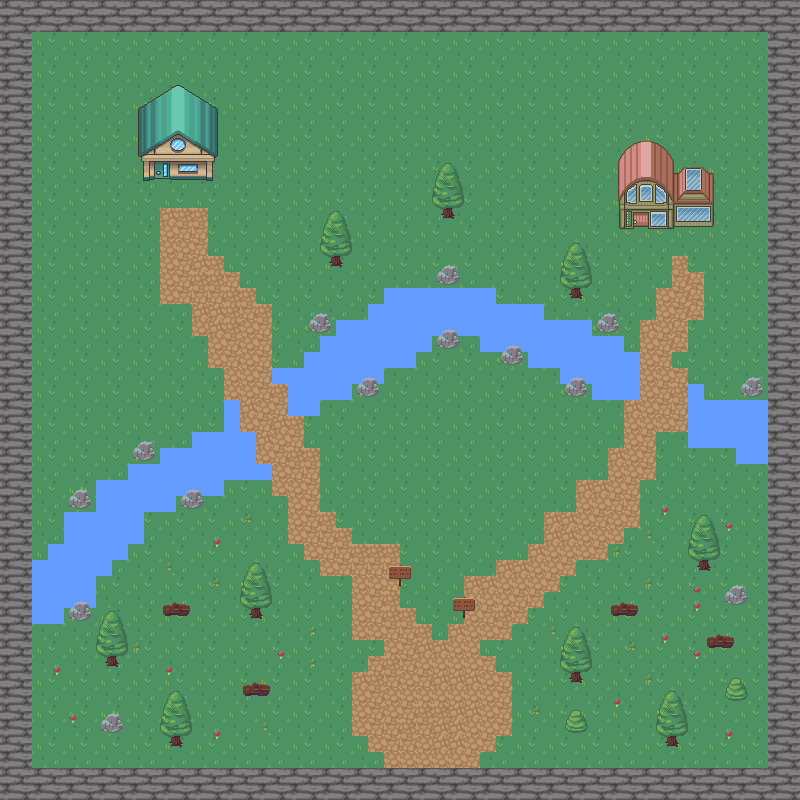

This game map was drawn from its Tiled (.tmx) file and the tilesets committed beside it. A one-line description and the trimmed map source follow:
An orthogonal 50x50 tile map with 16x16 px tiles, 6 tile layers (background, walls, water, path, ...), 2 tilesets and 64 objects (61x collision, enter_house, enter_house_exit, player).

<map version="1.5" tiledversion="1.7.2" orientation="orthogonal" renderorder="right-down" width="50" height="50" tilewidth="16" tileheight="16" infinite="0" nextlayerid="11" nextobjectid="67">
 <tileset firstgid="1" source="nature.tsx" />
 <tileset firstgid="721" source="house1.tsx" />
 <layer id="3" name="background" width="50" height="50">
  <data>[2500 cells, 2500 non-empty, 4 distinct tile ids]</data>
 </layer>
 <layer id="5" name="walls" width="50" height="50">
  <data>[2500 cells, 384 non-empty, 4 distinct tile ids]</data>
 </layer>
 <layer id="6" name="water" width="50" height="50">
  <data>[2500 cells, 304 non-empty, 17 distinct tile ids]</data>
 </layer>
 <layer id="7" name="path" width="50" height="50">
  <data>[2500 cells, 267 non-empty, 8 distinct tile ids]</data>
 </layer>
 <layer id="8" name="decorations" width="50" height="50">
  <data>[2500 cells, 201 non-empty, 27 distinct tile ids]</data>
 </layer>
 <layer id="10" name="house" width="50" height="50">
  <data>[2500 cells, 91 non-empty, 91 distinct tile ids]</data>
 </layer>
 <objectgroup id="9" name="Objects">
  <object id="1" type="collision" x="443.467" y="209.223" width="9.49053" height="8.05257" />
  <object id="2" type="collision" x="441.166" y="271.199" width="16.3927" height="11.2161" />
  <object id="3" type="collision" x="331.246" y="258.023" width="9.55081" height="7.12521" />
  <object id="4" type="collision" x="311.235" y="320.331" width="17.8888" height="10.4604" />
  <object id="5" type="collision" x="359.049" y="384.168" width="17.8145" height="10.808" />
  <object id="6" type="collision" x="439.09" y="336.108" width="18.7595" height="10.0637" />
  <object id="7" type="collision" x="503.133" y="352.133" width="18.724" height="9.81502" />
  <object id="8" type="collision" x="567.157" y="384.22" width="18.6485" height="9.81502" />
  <object id="9" type="collision" x="699.02" y="562.033" width="9.96529" height="7.06459" />
  <object id="10" type="collision" x="726.998" y="592.163" width="17.9656" height="10.6665" />
  <object id="11" type="collision" x="708.793" y="640.022" width="23.0678" height="6.73889" />
  <object id="12" type="collision" x="729.187" y="688.146" width="16.4846" height="10.0044" />
  <object id="13" type="collision" x="667.542" y="738.14" width="8.96277" height="6.63" />
  <object id="14" type="collision" x="571.607" y="674.187" width="9.24257" height="7.15973" />
  <object id="15" type="collision" x="612.605" y="608.109" width="23.3678" height="6.54027" />
  <object id="16" type="collision" x="389.356" y="571.583" width="21.3588" height="14.5865" />
  <object id="17" type="collision" x="453.012" y="603.827" width="22.1824" height="14.2018" />
  <object id="18" type="collision" x="252.021" y="609.996" width="7.82293" height="7.51614" />
  <object id="19" type="collision" x="163.855" y="608.838" width="24.1847" height="5.79573" />
  <object id="20" type="collision" x="108.051" y="658.201" width="7.79148" height="7.43325" />
  <object id="21" type="collision" x="71.0589" y="608.081" width="17.914" height="10.9475" />
  <object id="22" type="collision" x="183.049" y="496.062" width="18.062" height="10.9105" />
  <object id="23" type="collision" x="571.956" y="290.146" width="8.0517" height="7.55292" />
  <object id="24" type="collision" x="599.438" y="320.15" width="17.3758" height="10.5211" />
  <object id="25" type="collision" x="743.231" y="384.184" width="17.6043" height="10.8082" />
  <object id="26" type="collision" x="135.12" y="448.109" width="17.8442" height="10.7829" />
  <object id="27" type="collision" x="71.0905" y="496.202" width="16.89" height="10.7829" />
  <object id="28" type="collision" x="243.726" y="688.469" width="24.2624" height="6.41649" />
  <object id="29" type="collision" x="171.842" y="738.297" width="8.02061" height="7.41907" />
  <object id="30" type="collision" x="102.163" y="721.254" width="18.5477" height="9.62474" />
  <object id="31" type="collision" x="567.145" y="720.777" width="17.5845" height="9.44007" />
  <object id="32" type="collision" x="31.8752" y="559.841" width="31.8752" height="64.1026" />
  <object id="33" type="collision" x="47.7247" y="543.815" width="48.253" height="64.2787" />
  <object id="34" type="collision" x="64.2787" y="512.116" width="47.7247" height="63.7504" />
  <object id="35" type="collision" x="95.9777" y="480.065" width="31.6991" height="79.776" />
  <object id="36" type="collision" x="128.029" y="463.863" width="16.0256" height="79.9521" />
  <object id="37" type="collision" x="143.702" y="464.039" width="32.4035" height="48.253" />
  <object id="38" type="collision" x="159.904" y="448.366" width="64.1026" height="47.3725" />
  <object id="39" type="collision" x="191.955" y="431.988" width="64.1026" height="47.7247" />
  <object id="40" type="collision" x="255.178" y="463.863" width="16.7301" height="16.0256" />
  <object id="41" type="collision" x="223.831" y="399.76" width="16.2017" height="32.2274" />
  <object id="42" type="collision" x="287.933" y="367.709" width="31.8752" height="48.4291" />
  <object id="43" type="collision" x="271.731" y="367.709" width="16.7301" height="16.0256" />
  <object id="44" type="collision" x="303.959" y="352.036" width="47.9008" height="47.9008" />
  <object id="45" type="collision" x="319.632" y="336.01" width="64.2787" height="47.9008" />
  <object id="46" type="collision" x="335.834" y="319.808" width="80.1282" height="48.0769" />
  <object id="47" type="collision" x="367.885" y="303.783" width="64.2787" height="48.0769" />
  <object id="48" type="collision" x="384.087" y="288.109" width="112.179" height="47.7247" />
  <object id="49" type="collision" x="479.713" y="303.959" width="64.1026" height="48.0769" />
  <object id="50" type="collision" x="528.142" y="319.985" width="63.7504" height="47.9008" />
  <object id="51" type="collision" x="560.193" y="335.834" width="63.7504" height="48.0769" />
  <object id="52" type="collision" x="591.892" y="352.036" width="48.0769" height="47.9008" />
  <object id="53" type="collision" x="687.87" y="383.911" width="16.2017" height="63.9265" />
  <object id="54" type="collision" x="736.123" y="399.937" width="32.0513" height="63.9265" />
  <object id="55" type="collision" x="703.543" y="400.289" width="33.6362" height="47.5486" />
  <object id="56" type="collision" x="768.567" y="0.479157" width="30.666" height="798.754" />
  <object id="58" type="collision" x="-0.479157" y="768.088" width="800.192" height="31.1452" />
  <object id="59" type="collision" x="0" y="2.84217e-14" width="32.1035" height="798.275" />
  <object id="60" type="collision" x="0.479157" y="0" width="798.754" height="32.1035" />
  <object id="61" type="collision" x="618.76" y="203.012" width="95.5769" height="23.4792" />
  <object id="62" type="collision" x="143.247" y="155.105" width="69.4889" height="25.6137" />
  <object id="63" name="enter_house" x="153.919" y="172.639" width="15.4514" height="16.3428" />
  <object id="65" name="enter_house_exit" x="164.167" y="231.548">
   <point />
  </object>
  <object id="66" name="player" x="428.708" y="751.237">
   <point />
  </object>
 </objectgroup>
</map>
